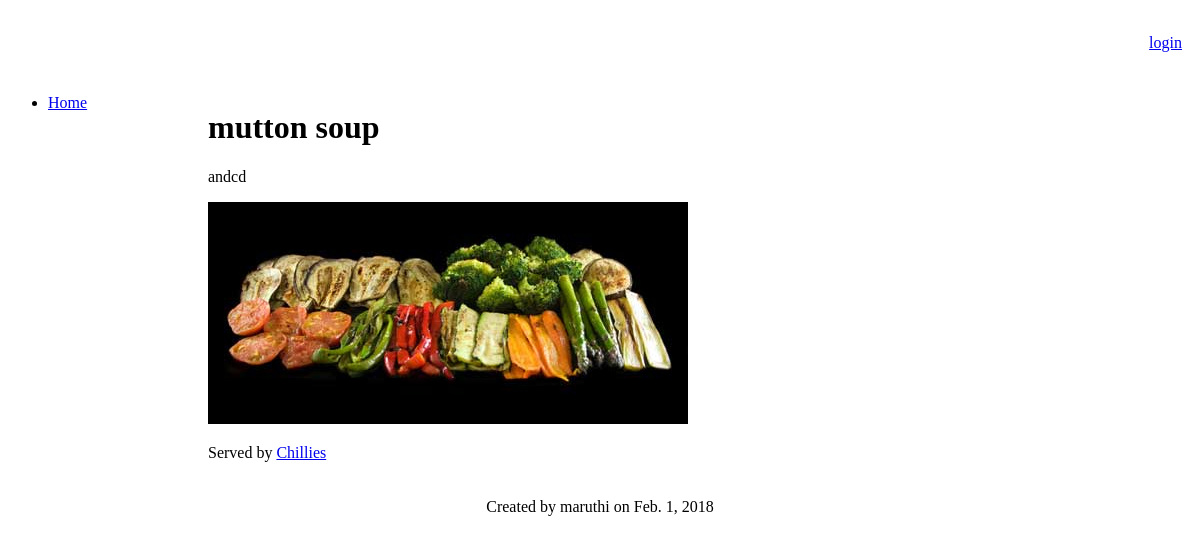
The page /myrestaurants/restaurants/2/dishes/4/ on the database its author committed.
### myrestaurants/models.py (models this page shows, shortened)
class Dish(models.Model):
    name = models.TextField()
    description = models.TextField(blank=True, null=True)
    price = models.DecimalField('Euro amount', max_digits=8, decimal_places=2, blank=True,
        null=True)
    user = models.ForeignKey(User, default=1)
    date = models.DateField(default=date.today)
    image = models.ImageField(upload_to="myrestaurants", blank=True, null=True)
    restaurant = models.ForeignKey(Restaurant, null=True, related_name='dishes')

class Restaurant(models.Model):
    name = models.TextField()
    street = models.TextField(blank=True, null=True)
    number = models.IntegerField(blank=True, null=True)
    city = models.TextField(default="")
    zipCode = models.TextField(blank=True, null=True)
    stateOrProvince = models.TextField(blank=True, null=True)
    country = models.TextField(blank=True, null=True)
    telephone = models.TextField(blank=True, null=True)
    url = models.URLField(blank=True, null=True)
    user = models.ForeignKey(User, default=1)
    date = models.DateField(default=date.today)

### myrestaurants/templates/myrestaurants/dish_detail.html (shortened to what this page needs)
{% extends "myrestaurants/base.html" %}
{% block content %}
<h1>
    {{ dish.name }}
</h1>
<p>{{ dish.description }}</p>
{% if dish.image %}
    <p><img src="{{ dish.image.url }}"/></p>
{% endif %}
<p>Served by <a href="{% url 'myrestaurants:restaurant_detail' dish.restaurant.id %}">{{ dish.restaurant.name }}</a></p>
{% endblock %}
{% block footer %}
    Created by {{ dish.user }} on {{ dish.date }}
{% endblock %}

### rows shown on the page
Dish: name "mutton soup", description "andcd", image (picture), restaurant.name "Chillies", user "maruthi", date "Feb. 1, 2018"
